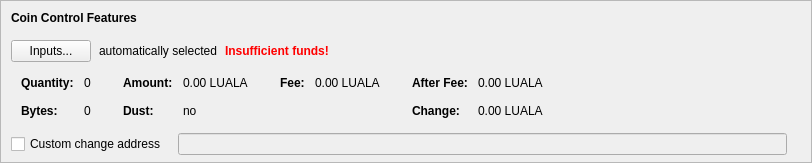
    <widget class="QFrame" name="frameCoinControl">
     <property name="sizePolicy">
      <sizepolicy hsizetype="Expanding" vsizetype="Expanding">
       <horstretch>0</horstretch>
       <verstretch>0</verstretch>
      </sizepolicy>
     </property>
     <property name="maximumSize">
      <size>
       <width>16777215</width>
       <height>16777215</height>
      </size>
     </property>
     <property name="frameShape">
      <enum>QFrame::StyledPanel</enum>
     </property>
     <property name="frameShadow">
      <enum>QFrame::Sunken</enum>
     </property>
     <layout class="QVBoxLayout" name="verticalLayoutCoinControl2">
      <property name="spacing">
       <number>0</number>
      </property>
      <property name="leftMargin">
       <number>0</number>
      </property>
      <property name="topMargin">
       <number>0</number>
      </property>
      <property name="rightMargin">
       <number>0</number>
      </property>
      <property name="bottomMargin">
       <number>6</number>
      </property>
      <item>
       <layout class="QVBoxLayout" name="verticalLayoutCoinControl" stretch="0,0,0,0,1">
        <property name="spacing">
         <number>0</number>
        </property>
        <property name="leftMargin">
         <number>10</number>
        </property>
        <property name="topMargin">
         <number>10</number>
        </property>
        <item>
         <layout class="QHBoxLayout" name="horizontalLayoutCoinControl1">
          <property name="bottomMargin">
           <number>15</number>
          </property>
          <item>
           <widget class="QLabel" name="labelCoinControlFeatures">
            <property name="sizePolicy">
             <sizepolicy hsizetype="Preferred" vsizetype="Maximum">
              <horstretch>0</horstretch>
              <verstretch>0</verstretch>
             </sizepolicy>
            </property>
            <property name="font">
             <font>
              <weight>75</weight>
              <bold>true</bold>
             </font>
            </property>
            <property name="styleSheet">
             <string notr="true">font-weight:bold;</string>
            </property>
            <property name="text">
             <string>Coin Control Features</string>
            </property>
           </widget>
          </item>
         </layout>
        </item>
        <item>
         <layout class="QHBoxLayout" name="horizontalLayoutCoinControl2" stretch="0,0,0,0">
          <property name="spacing">
           <number>8</number>
          </property>
          <property name="bottomMargin">
           <number>10</number>
          </property>
          <item>
           <widget class="QPushButton" name="pushButtonCoinControl">
            <property name="styleSheet">
             <string notr="true"/>
            </property>
            <property name="text">
             <string>Inputs...</string>
            </property>
            <property name="autoDefault">
             <bool>false</bool>
            </property>
           </widget>
          </item>
          <item>
           <widget class="QLabel" name="labelCoinControlAutomaticallySelected">
            <property name="text">
             <string>automatically selected</string>
            </property>
            <property name="margin">
             <number>5</number>
            </property>
           </widget>
          </item>
          <item>
           <widget class="QLabel" name="labelCoinControlInsuffFunds">
            <property name="font">
             <font>
              <weight>75</weight>
              <bold>true</bold>
             </font>
            </property>
            <property name="styleSheet">
             <string notr="true">color:red;font-weight:bold;</string>
            </property>
            <property name="text">
             <string>Insufficient funds!</string>
            </property>
            <property name="margin">
             <number>5</number>
            </property>
           </widget>
          </item>
          <item>
           <spacer name="horizontalSpacerCoinControl">
            <property name="orientation">
             <enum>Qt::Horizontal</enum>
            </property>
            <property name="sizeHint" stdset="0">
             <size>
              <width>40</width>
              <height>1</height>
             </size>
            </property>
           </spacer>
          </item>
         </layout>
        </item>
        <item>
         <widget class="QWidget" name="widgetCoinControl" native="true">
          <property name="sizePolicy">
           <sizepolicy hsizetype="Preferred" vsizetype="Preferred">
            <horstretch>0</horstretch>
            <verstretch>0</verstretch>
           </sizepolicy>
          </property>
          <property name="minimumSize">
           <size>
            <width>0</width>
            <height>0</height>
           </size>
          </property>
          <property name="styleSheet">
           <string notr="true"/>
          </property>
          <layout class="QHBoxLayout" name="horizontalLayoutCoinControl5">
           <property name="leftMargin">
            <number>0</number>
           </property>
           <property name="topMargin">
            <number>0</number>
           </property>
           <property name="rightMargin">
            <number>0</number>
           </property>
           <property name="bottomMargin">
            <number>0</number>
           </property>
           <item>
            <layout class="QHBoxLayout" name="horizontalLayoutCoinControl3" stretch="0,0,0,1">
             <property name="spacing">
              <number>20</number>
             </property>
             <property name="topMargin">
              <number>0</number>
             </property>
             <property name="bottomMargin">
              <number>10</number>
             </property>
             <item>
              <layout class="QFormLayout" name="formLayoutCoinControl1">
               <property name="horizontalSpacing">
                <number>10</number>
               </property>
               <property name="verticalSpacing">
                <number>14</number>
               </property>
               <property name="leftMargin">
                <number>10</number>
               </property>
               <property name="topMargin">
                <number>4</number>
               </property>
               <property name="rightMargin">
                <number>6</number>
               </property>
               <item row="0" column="0">
                <widget class="QLabel" name="labelCoinControlQuantityText">
                 <property name="font">
                  <font>
                   <weight>75</weight>
                   <bold>true</bold>
                  </font>
                 </property>
                 <property name="text">
                  <string>Quantity:</string>
                 </property>
                 <property name="margin">
                  <number>0</number>
                 </property>
                </widget>
               </item>
               <item row="0" column="1">
                <widget class="QLabel" name="labelCoinControlQuantity">
                 <property name="cursor">
                  <cursorShape>IBeamCursor</cursorShape>
                 </property>
                 <property name="contextMenuPolicy">
                  <enum>Qt::ActionsContextMenu</enum>
                 </property>
                 <property name="text">
                  <string notr="true">0</string>
                 </property>
                 <property name="margin">
                  <number>0</number>
                 </property>
                 <property name="textInteractionFlags">
                  <set>Qt::LinksAccessibleByMouse|Qt::TextSelectableByKeyboard|Qt::TextSelectableByMouse</set>
                 </property>
                </widget>
               </item>
               <item row="1" column="0">
                <widget class="QLabel" name="labelCoinControlBytesText">
                 <property name="font">
                  <font>
                   <weight>75</weight>
                   <bold>true</bold>
                  </font>
                 </property>
                 <property name="text">
                  <string>Bytes:</string>
                 </property>
                </widget>
               </item>
               <item row="1" column="1">
                <widget class="QLabel" name="labelCoinControlBytes">
                 <property name="cursor">
                  <cursorShape>IBeamCursor</cursorShape>
                 </property>
                 <property name="contextMenuPolicy">
                  <enum>Qt::ActionsContextMenu</enum>
                 </property>
                 <property name="text">
                  <string notr="true">0</string>
                 </property>
                 <property name="textInteractionFlags">
                  <set>Qt::LinksAccessibleByMouse|Qt::TextSelectableByKeyboard|Qt::TextSelectableByMouse</set>
                 </property>
                </widget>
               </item>
              </layout>
             </item>
             <item>
              <layout class="QFormLayout" name="formLayoutCoinControl2">
               <property name="horizontalSpacing">
                <number>10</number>
               </property>
               <property name="verticalSpacing">
                <number>14</number>
               </property>
               <property name="leftMargin">
                <number>6</number>
               </property>
               <property name="topMargin">
                <number>4</number>
               </property>
               <property name="rightMargin">
                <number>6</number>
               </property>
               <item row="0" column="0">
                <widget class="QLabel" name="labelCoinControlAmountText">
                 <property name="font">
                  <font>
                   <weight>75</weight>
                   <bold>true</bold>
                  </font>
                 </property>
                 <property name="text">
                  <string>Amount:</string>
                 </property>
                 <property name="margin">
                  <number>0</number>
                 </property>
                </widget>
               </item>
               <item row="0" column="1">
                <widget class="QLabel" name="labelCoinControlAmount">
                 <property name="cursor">
                  <cursorShape>IBeamCursor</cursorShape>
                 </property>
                 <property name="contextMenuPolicy">
                  <enum>Qt::ActionsContextMenu</enum>
                 </property>
                 <property name="text">
                  <string notr="true">0.00 LUALA</string>
                 </property>
                 <property name="textInteractionFlags">
                  <set>Qt::LinksAccessibleByMouse|Qt::TextSelectableByKeyboard|Qt::TextSelectableByMouse</set>
                 </property>
                </widget>
               </item>
               <item row="1" column="0">
                <widget class="QLabel" name="labelCoinControlLowOutputText">
                 <property name="font">
                  <font>
                   <weight>75</weight>
                   <bold>true</bold>
                  </font>
                 </property>
                 <property name="text">
                  <string>Dust:</string>
                 </property>
                </widget>
               </item>
               <item row="1" column="1">
                <widget class="QLabel" name="labelCoinControlLowOutput">
                 <property name="cursor">
                  <cursorShape>IBeamCursor</cursorShape>
                 </property>
                 <property name="contextMenuPolicy">
                  <enum>Qt::ActionsContextMenu</enum>
                 </property>
                 <property name="text">
                  <string notr="true">no</string>
                 </property>
                 <property name="textInteractionFlags">
                  <set>Qt::LinksAccessibleByMouse|Qt::TextSelectableByKeyboard|Qt::TextSelectableByMouse</set>
                 </property>
                </widget>
               </item>
              </layout>
             </item>
             <item>
              <layout class="QFormLayout" name="formLayoutCoinControl3">
               <property name="horizontalSpacing">
                <number>10</number>
               </property>
               <property name="verticalSpacing">
                <number>14</number>
               </property>
               <property name="leftMargin">
                <number>6</number>
               </property>
               <property name="topMargin">
                <number>4</number>
               </property>
               <property name="rightMargin">
                <number>6</number>
               </property>
               <item row="0" column="0">
                <widget class="QLabel" name="labelCoinControlFeeText">
                 <property name="font">
                  <font>
                   <weight>75</weight>
                   <bold>true</bold>
                  </font>
                 </property>
                 <property name="text">
                  <string>Fee:</string>
                 </property>
                 <property name="margin">
                  <number>0</number>
                 </property>
                </widget>
               </item>
               <item row="0" column="1">
                <widget class="QLabel" name="labelCoinControlFee">
                 <property name="cursor">
                  <cursorShape>IBeamCursor</cursorShape>
                 </property>
                 <property name="contextMenuPolicy">
                  <enum>Qt::ActionsContextMenu</enum>
                 </property>
                 <property name="text">
                  <string notr="true">0.00 LUALA</string>
                 </property>
                 <property name="textInteractionFlags">
                  <set>Qt::LinksAccessibleByMouse|Qt::TextSelectableByKeyboard|Qt::TextSelectableByMouse</set>
                 </property>
                </widget>
               </item>
             </layout>
             </item>
             <item>
              <layout class="QFormLayout" name="formLayoutCoinControl4">
               <property name="horizontalSpacing">
                <number>10</number>
               </property>
               <property name="verticalSpacing">
                <number>14</number>
               </property>
               <property name="leftMargin">
                <number>6</number>
               </property>
               <property name="topMargin">
                <number>4</number>
               </property>
               <property name="rightMargin">
                <number>6</number>
               </property>
               <item row="0" column="0">
                <widget class="QLabel" name="labelCoinControlAfterFeeText">
                 <property name="font">
                  <font>
                   <weight>75</weight>
                   <bold>true</bold>
                  </font>
                 </property>
                 <property name="text">
                  <string>After Fee:</string>
                 </property>
                 <property name="margin">
                  <number>0</number>
                 </property>
                </widget>
               </item>
               <item row="0" column="1">
                <widget class="QLabel" name="labelCoinControlAfterFee">
                 <property name="cursor">
                  <cursorShape>IBeamCursor</cursorShape>
                 </property>
                 <property name="contextMenuPolicy">
                  <enum>Qt::ActionsContextMenu</enum>
                 </property>
                 <property name="text">
                  <string notr="true">0.00 LUALA</string>
                 </property>
                 <property name="textInteractionFlags">
                  <set>Qt::LinksAccessibleByMouse|Qt::TextSelectableByKeyboard|Qt::TextSelectableByMouse</set>
                 </property>
                </widget>
               </item>
               <item row="1" column="0">
                <widget class="QLabel" name="labelCoinControlChangeText">
                 <property name="font">
                  <font>
                   <weight>75</weight>
                   <bold>true</bold>
                  </font>
                 </property>
                 <property name="text">
                  <string>Change:</string>
                 </property>
                </widget>
               </item>
               <item row="1" column="1">
                <widget class="QLabel" name="labelCoinControlChange">
                 <property name="cursor">
                  <cursorShape>IBeamCursor</cursorShape>
                 </property>
                 <property name="contextMenuPolicy">
                  <enum>Qt::ActionsContextMenu</enum>
                 </property>
                 <property name="text">
                  <string notr="true">0.00 LUALA</string>
                 </property>
                 <property name="textInteractionFlags">
                  <set>Qt::LinksAccessibleByMouse|Qt::TextSelectableByKeyboard|Qt::TextSelectableByMouse</set>
                 </property>
                </widget>
               </item>
              </layout>
             </item>
            </layout>
           </item>
          </layout>
         </widget>
        </item>
        <item>
         <layout class="QHBoxLayout" name="horizontalLayoutCoinControl4" stretch="0,0,0">
          <property name="spacing">
           <number>12</number>
          </property>
          <property name="sizeConstraint">
           <enum>QLayout::SetDefaultConstraint</enum>
          </property>
          <property name="topMargin">
           <number>5</number>
          </property>
          <property name="rightMargin">
           <number>5</number>
          </property>
          <item>
           <widget class="QCheckBox" name="checkBoxCoinControlChange">
            <property name="toolTip">
             <string>If this is activated, but the change address is empty or invalid, change will be sent to a newly generated address.</string>
            </property>
            <property name="text">
             <string>Custom change address</string>
            </property>
           </widget>
          </item>
          <item>
           <widget class="QValidatedLineEdit" name="lineEditCoinControlChange">
            <property name="enabled">
             <bool>false</bool>
            </property>
            <property name="sizePolicy">
             <sizepolicy hsizetype="Expanding" vsizetype="Fixed">
              <horstretch>0</horstretch>
              <verstretch>0</verstretch>
             </sizepolicy>
            </property>
           </widget>
          </item>
          <item>
           <widget class="QLabel" name="labelCoinControlChangeLabel">
            <property name="sizePolicy">
             <sizepolicy hsizetype="Preferred" vsizetype="Expanding">
              <horstretch>0</horstretch>
              <verstretch>0</verstretch>
             </sizepolicy>
            </property>
            <property name="minimumSize">
             <size>
              <width>0</width>
              <height>0</height>
             </size>
            </property>
            <property name="text">
             <string/>
            </property>
            <property name="margin">
             <number>3</number>
            </property>
           </widget>
          </item>
         </layout>
        </item>
        <item>
         <spacer name="verticalSpacerCoinControl">
          <property name="orientation">
           <enum>Qt::Vertical</enum>
          </property>
          <property name="sizeHint" stdset="0">
           <size>
            <width>800</width>
            <height>1</height>
           </size>
          </property>
         </spacer>
        </item>
       </layout>
      </item>
     </layout>
    </widget>
